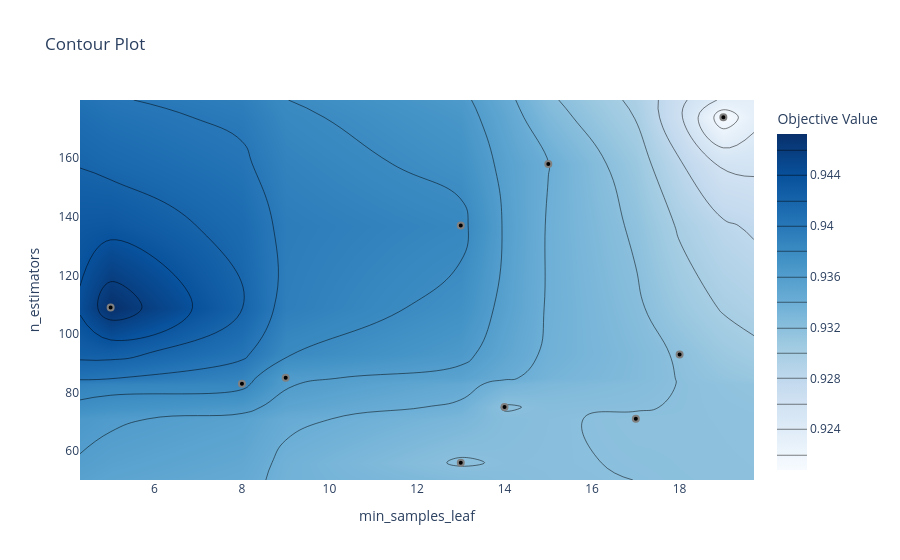

Notebook code cell kept with this figure:
### Code cell
optuna.visualization.plot_contour(study_rf_10, params=['min_samples_leaf' ,'n_estimators'])

### Figure 1 — Plotly figure (JSON) as saved in the notebook; plotly's stock layout.template omitted (floating-point values rounded to 4 significant figures; data arrays with more than 128 entries replaced by an {"elided": "..."} marker saying what was removed)
{"data": [{"colorbar": {"title": {"text": "Objective Value"}}, "colorscale": [[0, "rgb(247,251,255)"], [0.125, "rgb(222,235,247)"], [0.25, "rgb(198,219,239)"], [0.375, "rgb(158,202,225)"], [0.5, "rgb(107,174,214)"], [0.625, "rgb(66,146,198)"], [0.75, "rgb(33,113,181)"], [0.875, "rgb(8,81,156)"], [1, "rgb(8,48,107)"]], "connectgaps": true, "contours": {"coloring": "heatmap"}, "hoverinfo": "none", "line": {"smoothing": 1.3}, "reversescale": false, "type": "contour", "x": [4.3, 5, 8, 9, 13, 14, 15, 17, 18, 19, 19.7], "y": [50.1, 56, 71, 75, 83, 85, 93, 109, 137, 158, 174, 179.9], "z": {"elided": "12x11 float values"}}, {"marker": {"color": "black", "line": {"color": "Gray", "width": 2}}, "mode": "markers", "name": "Feasible Trial", "showlegend": false, "type": "scatter", "x": [8, 15, 13, 5, 17, 13, 19, 18, 9, 14], "y": [83, 158, 137, 109, 71, 56, 174, 93, 85, 75]}, {"marker": {"color": "#cccccc", "line": {"color": "Gray", "width": 2}}, "mode": "markers", "name": "Infeasible Trial", "showlegend": false, "type": "scatter", "x": [], "y": []}], "layout": {"title": {"text": "Contour Plot"}, "xaxis": {"range": [4.3, 19.7], "title": {"text": "min_samples_leaf"}}, "yaxis": {"range": [50.1, 179.9], "title": {"text": "n_estimators"}}}}
